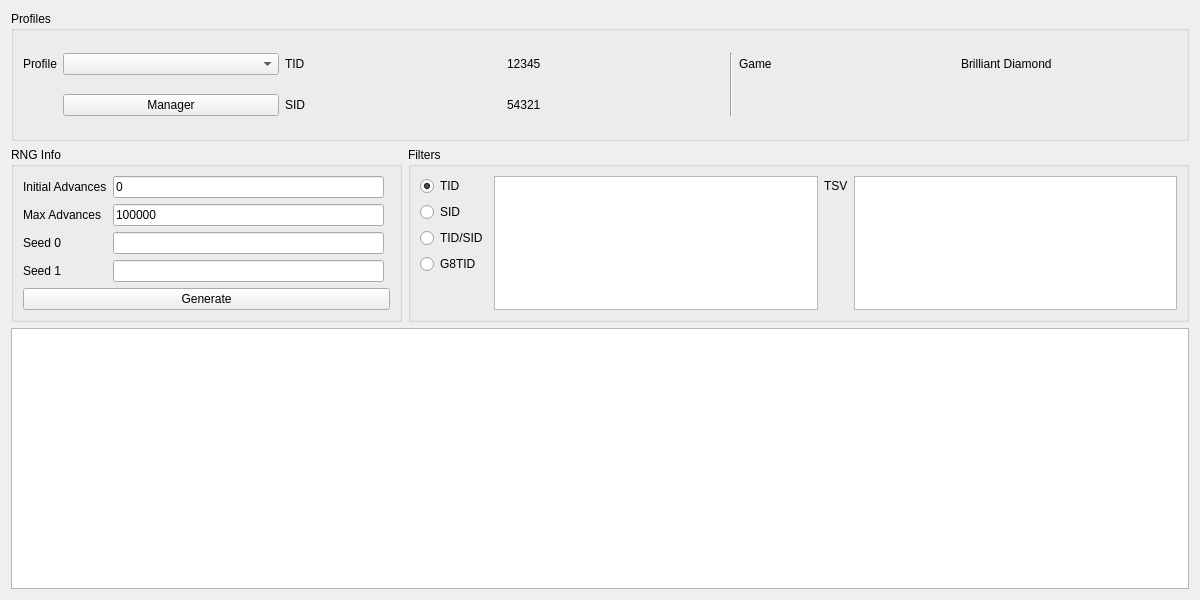
<?xml version="1.0" encoding="UTF-8"?>
<ui version="4.0">
 <class>IDs8</class>
 <widget class="QWidget" name="IDs8">
  <property name="geometry">
   <rect>
    <x>0</x>
    <y>0</y>
    <width>1200</width>
    <height>600</height>
   </rect>
  </property>
  <property name="minimumSize">
   <size>
    <width>1200</width>
    <height>600</height>
   </size>
  </property>
  <property name="windowTitle">
   <string>Gen 8 TID/SID</string>
  </property>
  <layout class="QGridLayout" name="gridLayout">
   <item row="1" column="0">
    <widget class="QGroupBox" name="groupBoxRNGInfo">
     <property name="sizePolicy">
      <sizepolicy hsizetype="Preferred" vsizetype="Preferred">
       <horstretch>1</horstretch>
       <verstretch>1</verstretch>
      </sizepolicy>
     </property>
     <property name="title">
      <string>RNG Info</string>
     </property>
     <layout class="QGridLayout" name="gridLayout_6">
      <item row="3" column="1">
       <widget class="TextBox" name="textBoxSeed1"/>
      </item>
      <item row="0" column="0">
       <widget class="QLabel" name="labelInitialAdvances">
        <property name="text">
         <string>Initial Advances</string>
        </property>
       </widget>
      </item>
      <item row="4" column="0" colspan="3">
       <widget class="QPushButton" name="pushButtonGenerate">
        <property name="text">
         <string>Generate</string>
        </property>
       </widget>
      </item>
      <item row="1" column="0">
       <widget class="QLabel" name="labelMaxAdvances">
        <property name="text">
         <string>Max Advances</string>
        </property>
       </widget>
      </item>
      <item row="3" column="0">
       <widget class="QLabel" name="labelSeed1">
        <property name="text">
         <string>Seed 1</string>
        </property>
       </widget>
      </item>
      <item row="2" column="0">
       <widget class="QLabel" name="labelSeed0">
        <property name="text">
         <string>Seed 0</string>
        </property>
       </widget>
      </item>
      <item row="0" column="1">
       <widget class="TextBox" name="textBoxInitialAdvances">
        <property name="text">
         <string>0</string>
        </property>
       </widget>
      </item>
      <item row="1" column="1">
       <widget class="TextBox" name="textBoxMaxAdvances">
        <property name="text">
         <string>100000</string>
        </property>
       </widget>
      </item>
      <item row="2" column="1">
       <widget class="TextBox" name="textBoxSeed0"/>
      </item>
     </layout>
    </widget>
   </item>
   <item row="2" column="0" colspan="2">
    <widget class="TableView" name="tableView">
     <property name="sizePolicy">
      <sizepolicy hsizetype="Expanding" vsizetype="Expanding">
       <horstretch>0</horstretch>
       <verstretch>2</verstretch>
      </sizepolicy>
     </property>
     <attribute name="horizontalHeaderDefaultSectionSize">
      <number>60</number>
     </attribute>
     <attribute name="verticalHeaderVisible">
      <bool>false</bool>
     </attribute>
    </widget>
   </item>
   <item row="0" column="0" colspan="2">
    <widget class="QGroupBox" name="groupBoxProfile">
     <property name="sizePolicy">
      <sizepolicy hsizetype="Preferred" vsizetype="Preferred">
       <horstretch>0</horstretch>
       <verstretch>1</verstretch>
      </sizepolicy>
     </property>
     <property name="title">
      <string>Profiles</string>
     </property>
     <layout class="QGridLayout" name="gridLayout_15">
      <item row="0" column="5">
       <widget class="QLabel" name="labelProfileGame">
        <property name="text">
         <string>Game</string>
        </property>
       </widget>
      </item>
      <item row="0" column="6">
       <widget class="QLabel" name="labelProfileGameValue">
        <property name="text">
         <string>Brilliant Diamond</string>
        </property>
       </widget>
      </item>
      <item row="0" column="2">
       <widget class="QLabel" name="labelProfileTID">
        <property name="text">
         <string>TID</string>
        </property>
       </widget>
      </item>
      <item row="0" column="4" rowspan="2">
       <widget class="Line" name="line">
        <property name="orientation">
         <enum>Qt::Vertical</enum>
        </property>
       </widget>
      </item>
      <item row="1" column="3">
       <widget class="QLabel" name="labelProfileSIDValue">
        <property name="text">
         <string notr="true">54321</string>
        </property>
       </widget>
      </item>
      <item row="0" column="0">
       <widget class="QLabel" name="labelProfile">
        <property name="sizePolicy">
         <sizepolicy hsizetype="Fixed" vsizetype="Preferred">
          <horstretch>0</horstretch>
          <verstretch>0</verstretch>
         </sizepolicy>
        </property>
        <property name="text">
         <string>Profile</string>
        </property>
       </widget>
      </item>
      <item row="1" column="2">
       <widget class="QLabel" name="labelProfileSID">
        <property name="text">
         <string>SID</string>
        </property>
       </widget>
      </item>
      <item row="0" column="1">
       <widget class="QComboBox" name="comboBoxProfiles"/>
      </item>
      <item row="0" column="3">
       <widget class="QLabel" name="labelProfileTIDValue">
        <property name="text">
         <string notr="true">12345</string>
        </property>
       </widget>
      </item>
      <item row="1" column="1">
       <widget class="QPushButton" name="pushButtonProfileManager">
        <property name="text">
         <string>Manager</string>
        </property>
       </widget>
      </item>
     </layout>
    </widget>
   </item>
   <item row="1" column="1">
    <widget class="QGroupBox" name="groupBoxFilter">
     <property name="sizePolicy">
      <sizepolicy hsizetype="Preferred" vsizetype="Preferred">
       <horstretch>2</horstretch>
       <verstretch>1</verstretch>
      </sizepolicy>
     </property>
     <property name="title">
      <string>Filters</string>
     </property>
     <layout class="QGridLayout" name="gridLayout_7">
      <item row="0" column="0">
       <widget class="QRadioButton" name="radioButtonTID">
        <property name="text">
         <string>TID</string>
        </property>
        <property name="checked">
         <bool>true</bool>
        </property>
       </widget>
      </item>
      <item row="1" column="0">
       <widget class="QRadioButton" name="radioButtonSID">
        <property name="text">
         <string>SID</string>
        </property>
       </widget>
      </item>
      <item row="0" column="3" rowspan="5">
       <widget class="QTextEdit" name="textEditTSVFilter">
        <property name="acceptRichText">
         <bool>false</bool>
        </property>
       </widget>
      </item>
      <item row="0" column="2">
       <widget class="QLabel" name="labelTSV">
        <property name="text">
         <string>TSV</string>
        </property>
       </widget>
      </item>
      <item row="2" column="0">
       <widget class="QRadioButton" name="radioButtonTIDSID">
        <property name="text">
         <string>TID/SID</string>
        </property>
       </widget>
      </item>
      <item row="0" column="1" rowspan="5">
       <widget class="QTextEdit" name="textEditFilter">
        <property name="acceptRichText">
         <bool>false</bool>
        </property>
       </widget>
      </item>
      <item row="3" column="0">
       <widget class="QRadioButton" name="radioButtonG8TID">
        <property name="text">
         <string>G8TID</string>
        </property>
       </widget>
      </item>
     </layout>
    </widget>
   </item>
  </layout>
 </widget>
 <customwidgets>
  <customwidget>
   <class>TextBox</class>
   <extends>QLineEdit</extends>
   <header>Forms/Controls/TextBox.hpp</header>
  </customwidget>
  <customwidget>
   <class>TableView</class>
   <extends>QTableView</extends>
   <header>Forms/Controls/TableView.hpp</header>
  </customwidget>
 </customwidgets>
 <tabstops>
  <tabstop>comboBoxProfiles</tabstop>
  <tabstop>pushButtonProfileManager</tabstop>
  <tabstop>textBoxInitialAdvances</tabstop>
  <tabstop>textBoxMaxAdvances</tabstop>
  <tabstop>textBoxSeed0</tabstop>
  <tabstop>textBoxSeed1</tabstop>
  <tabstop>pushButtonGenerate</tabstop>
  <tabstop>radioButtonTID</tabstop>
  <tabstop>radioButtonSID</tabstop>
  <tabstop>radioButtonTIDSID</tabstop>
  <tabstop>textEditFilter</tabstop>
  <tabstop>textEditTSVFilter</tabstop>
  <tabstop>tableView</tabstop>
 </tabstops>
 <resources/>
 <connections/>
</ui>
